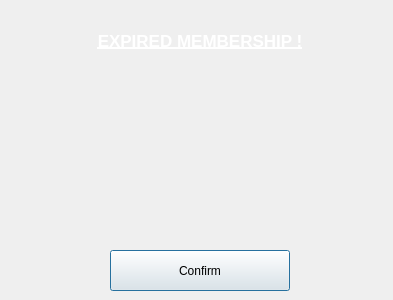
<?xml version="1.0" encoding="UTF-8"?>
<ui version="4.0">
 <class>Dialog</class>
 <widget class="QDialog" name="Dialog">
  <property name="geometry">
   <rect>
    <x>0</x>
    <y>0</y>
    <width>393</width>
    <height>300</height>
   </rect>
  </property>
  <property name="minimumSize">
   <size>
    <width>0</width>
    <height>0</height>
   </size>
  </property>
  <property name="maximumSize">
   <size>
    <width>400</width>
    <height>500</height>
   </size>
  </property>
  <property name="windowTitle">
   <string>Dialog</string>
  </property>
  <property name="styleSheet">
   <string notr="true">QDialog {

border-image: url(:/background/img/sdfg.jpg);
}</string>
  </property>
  <widget class="QPushButton" name="ok">
   <property name="geometry">
    <rect>
     <x>110</x>
     <y>250</y>
     <width>180</width>
     <height>41</height>
    </rect>
   </property>
   <property name="text">
    <string>Confirm</string>
   </property>
  </widget>
  <widget class="QLabel" name="label">
   <property name="geometry">
    <rect>
     <x>0</x>
     <y>-50</y>
     <width>400</width>
     <height>181</height>
    </rect>
   </property>
   <property name="font">
    <font>
     <pointsize>13</pointsize>
     <weight>75</weight>
     <italic>false</italic>
     <bold>true</bold>
     <underline>true</underline>
     <kerning>true</kerning>
    </font>
   </property>
   <property name="styleSheet">
    <string notr="true">color: rgb(255, 255, 255);</string>
   </property>
   <property name="text">
    <string>EXPIRED MEMBERSHIP !</string>
   </property>
   <property name="alignment">
    <set>Qt::AlignCenter</set>
   </property>
   <property name="wordWrap">
    <bool>true</bool>
   </property>
  </widget>
 </widget>
 <resources>
  <include location="ressource.qrc"/>
 </resources>
 <connections/>
</ui>
